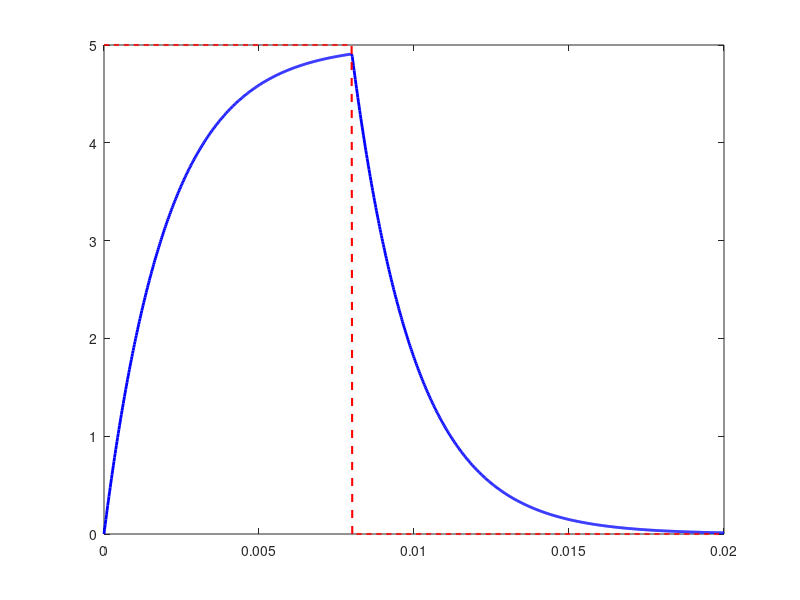

Write the MATLAB code that produced this figure. (Note: this script raises an error after producing the figure.)
close all;
clc;
clear;

% --- Common Parameters ---
r1 = 1000; 
c1 = 2e-6;
tau = r1 * c1; % Time constant
vC0 = 0;
vm = 5;
t = linspace(0, 0.02, 1000); 

% System Definition (Transfer Function)
num = 1;
den = [tau 1];
sys = tf(num, den);

%% Plot 1: Standard 4-Tau Pulse
figure(1);
T4 = 4 * tau; 
vs4 = vm * (t <= T4); 
[vC4, t_out4] = lsim(sys, vs4, t, vC0);

plot(t_out4, vC4, 'b', 'LineWidth', 2);
hold on;
plot(t, vs4, '--r', 'LineWidth', 1.5);

xline(tau, '--', 'Color', [0 0.5 0], 'Label', '\tau', ...
    'LineWidth', 2, 'LabelVerticalAlignment', 'bottom');

grid on;
xlabel('Time (s)');
ylabel('Voltage (V)');
legend('Capacitor Voltage (v_C)', 'Input Voltage (v_m)', 'Time Constant (\tau)');
title('RC Circuit Response (Period = 8\tau, Pulse = 4\tau)');
ylim([0 6]);

%% Plot 2: Shared Plot (Comparison of 1\tau through 5\tau)
figure(2);
hold on;
grid on;

% Define colors
colors = lines(5); 

for n = 1:5
    T_pulse = n * tau;
    vs_loop = vm * (t <= T_pulse);
    [vC_loop, t_out_loop] = lsim(sys, vs_loop, t, vC0);
    
    % Solid for 1 and 4, Dotted for others
    if n == 1 || n == 4
        style = '-';
        width = 2.5; 
    else
        style = ':';
        width = 1.5;
    end
    
    plot(t_out_loop, vC_loop, style, 'Color', colors(n,:), 'LineWidth', width, ...
        'DisplayName', [num2str(n), '\tau Pulse']);
end

xline(tau, '--', 'Color', [0 0.5 0], 'LineWidth', 2, ...
    'Label', '\tau', 'LabelVerticalAlignment', 'bottom', ...
    'HandleVisibility', 'off');

% Horizontal line for Max Input Voltage
yline(vm, '--k', 'Max Input (5V)', 'LineWidth', 1, ...
    'LabelHorizontalAlignment', 'right', 'HandleVisibility', 'off');

% Formatting
xlabel('Time (s)');
ylabel('Voltage (V)');
title('Comparison of RC Circuit Responses for Different Pulse Durations');
legend('Location', 'northeastoutside');
ylim([0 6]);
hold off;

%% Plot 3: Parametric Analysis (Varying Resistance R)
figure(3);
hold on; 
grid on;

R_values = [500, 1000, 2000, 5000]; % Parametric variation of Resistance
T_sim = 0.02; 
t_param = linspace(0, T_sim, 1000);
T_pulse_param = T4; % 4*tau pulse duration

vs_param = vm * (t_param <= T_pulse_param);
plot(t_param, vs_param, '--r', 'LineWidth', 1.5, 'DisplayName', 'Input Voltage (v_m)');

for R = R_values
    current_tau = R * c1; % Recalculate tau for each R 
    
    % Define specific Transfer Function for this R
    sys_param = tf(1, [current_tau 1]);
    
    % Simulate Response
    [vC_param, t_out_param] = lsim(sys_param, vs_param, t_param, vC0);
    
    % Plot with R and Tau in the legend
    plot(t_out_param , vC_param, 'LineWidth', 2, ...
        'DisplayName', sprintf('R = %d \\Omega, \\tau = %.1f ms', R, current_tau*1000));
end

% Formatting
xlabel('Time (s)');
ylabel('Capacitor Voltage (V)');
title('Varying Resistance R (Period = 8\tau, Pulse = 4\tau)');
legend('show', 'Location', 'northeast');
ylim([0 6]);
hold off;
